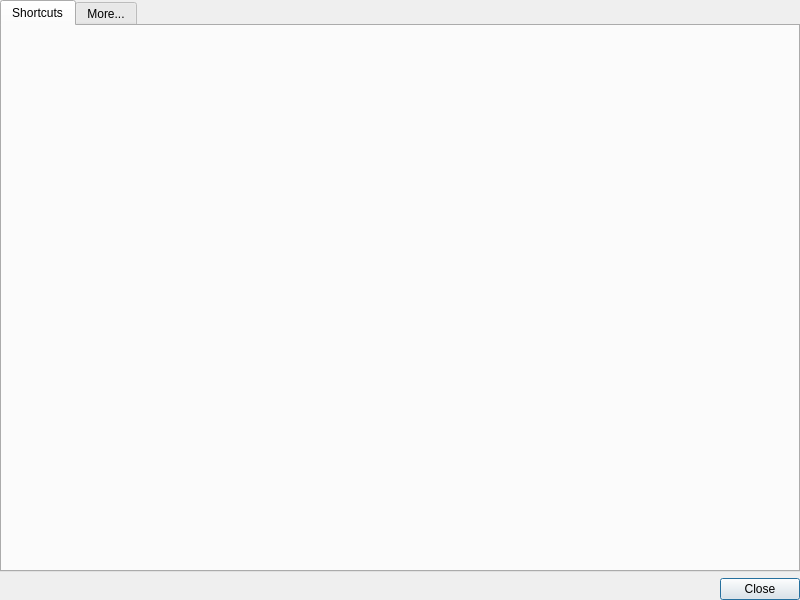
<?xml version="1.0" encoding="UTF-8"?>
<ui version="4.0">
 <class>qCjyxActionsDialog</class>
 <widget class="QDialog" name="qCjyxActionsDialog">
  <property name="geometry">
   <rect>
    <x>0</x>
    <y>0</y>
    <width>800</width>
    <height>600</height>
   </rect>
  </property>
  <property name="windowTitle">
   <string>Actions</string>
  </property>
  <layout class="QVBoxLayout" name="verticalLayout_3">
   <property name="margin">
    <number>0</number>
   </property>
   <item>
    <widget class="QTabWidget" name="tabWidget">
     <property name="currentIndex">
      <number>0</number>
     </property>
     <widget class="QWidget" name="ActionsTab">
      <attribute name="title">
       <string>Shortcuts</string>
      </attribute>
      <layout class="QGridLayout" name="gridLayout_2">
       <property name="margin">
        <number>0</number>
       </property>
       <item row="0" column="0">
        <widget class="ctkActionsWidget" name="ActionsWidget">
         <property name="sortColumn">
          <number>0</number>
         </property>
        </widget>
       </item>
      </layout>
     </widget>
     <widget class="QWidget" name="WikiTab">
      <attribute name="title">
       <string>More...</string>
      </attribute>
      <layout class="QGridLayout" name="gridLayout">
       <property name="margin">
        <number>0</number>
       </property>
      </layout>
     </widget>
    </widget>
   </item>
   <item>
    <widget class="QDialogButtonBox" name="buttonBox">
     <property name="orientation">
      <enum>Qt::Horizontal</enum>
     </property>
     <property name="standardButtons">
      <set>QDialogButtonBox::Close</set>
     </property>
     <property name="centerButtons">
      <bool>false</bool>
     </property>
    </widget>
   </item>
  </layout>
 </widget>
 <customwidgets>
  <customwidget>
   <class>ctkActionsWidget</class>
   <extends>QWidget</extends>
   <header>ctkActionsWidget.h</header>
  </customwidget>
 </customwidgets>
 <resources/>
 <connections>
  <connection>
   <sender>buttonBox</sender>
   <signal>accepted()</signal>
   <receiver>qCjyxActionsDialog</receiver>
   <slot>accept()</slot>
   <hints>
    <hint type="sourcelabel">
     <x>248</x>
     <y>254</y>
    </hint>
    <hint type="destinationlabel">
     <x>157</x>
     <y>274</y>
    </hint>
   </hints>
  </connection>
  <connection>
   <sender>buttonBox</sender>
   <signal>rejected()</signal>
   <receiver>qCjyxActionsDialog</receiver>
   <slot>reject()</slot>
   <hints>
    <hint type="sourcelabel">
     <x>316</x>
     <y>260</y>
    </hint>
    <hint type="destinationlabel">
     <x>286</x>
     <y>274</y>
    </hint>
   </hints>
  </connection>
 </connections>
</ui>
